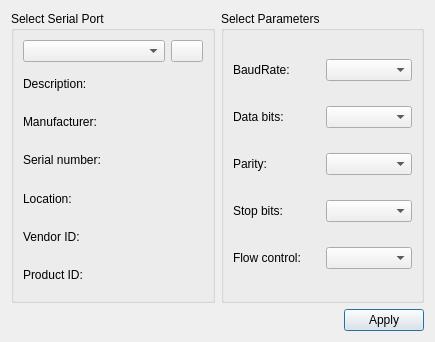
<?xml version="1.0" encoding="UTF-8"?>
<ui version="4.0">
 <class>SettingsDialog</class>
 <widget class="QDialog" name="SettingsDialog">
  <property name="geometry">
   <rect>
    <x>0</x>
    <y>0</y>
    <width>435</width>
    <height>342</height>
   </rect>
  </property>
  <property name="windowTitle">
   <string>Settings</string>
  </property>
  <layout class="QGridLayout" name="gridLayout_3">
   <item row="1" column="0" colspan="2">
    <layout class="QHBoxLayout" name="horizontalLayout">
     <item>
      <spacer name="horizontalSpacer">
       <property name="orientation">
        <enum>Qt::Horizontal</enum>
       </property>
       <property name="sizeHint" stdset="0">
        <size>
         <width>96</width>
         <height>20</height>
        </size>
       </property>
      </spacer>
     </item>
     <item>
      <widget class="QPushButton" name="applyButton">
       <property name="text">
        <string>Apply</string>
       </property>
      </widget>
     </item>
    </layout>
   </item>
   <item row="0" column="1">
    <widget class="QGroupBox" name="parametersBox">
     <property name="title">
      <string>Select Parameters</string>
     </property>
     <layout class="QGridLayout" name="gridLayout_2">
      <item row="5" column="1">
       <widget class="QComboBox" name="flowControlBox"/>
      </item>
      <item row="5" column="0">
       <widget class="QLabel" name="flowControlLabel">
        <property name="text">
         <string>Flow control:</string>
        </property>
       </widget>
      </item>
      <item row="0" column="0">
       <widget class="QLabel" name="baudRateLabel">
        <property name="text">
         <string>BaudRate:</string>
        </property>
       </widget>
      </item>
      <item row="3" column="0">
       <widget class="QLabel" name="parityLabel">
        <property name="text">
         <string>Parity:</string>
        </property>
       </widget>
      </item>
      <item row="2" column="0">
       <widget class="QLabel" name="dataBitsLabel">
        <property name="text">
         <string>Data bits:</string>
        </property>
       </widget>
      </item>
      <item row="4" column="1">
       <widget class="QComboBox" name="stopBitsBox"/>
      </item>
      <item row="2" column="1">
       <widget class="QComboBox" name="dataBitsBox"/>
      </item>
      <item row="4" column="0">
       <widget class="QLabel" name="stopBitsLabel">
        <property name="text">
         <string>Stop bits:</string>
        </property>
       </widget>
      </item>
      <item row="3" column="1">
       <widget class="QComboBox" name="parityBox"/>
      </item>
      <item row="0" column="1">
       <widget class="QComboBox" name="baudRateBox"/>
      </item>
     </layout>
    </widget>
   </item>
   <item row="0" column="0">
    <widget class="QGroupBox" name="selectBox">
     <property name="title">
      <string>Select Serial Port</string>
     </property>
     <layout class="QGridLayout" name="gridLayout">
      <item row="2" column="0">
       <widget class="QLabel" name="descriptionLabel">
        <property name="text">
         <string>Description:</string>
        </property>
       </widget>
      </item>
      <item row="6" column="0">
       <widget class="QLabel" name="vidLabel">
        <property name="text">
         <string>Vendor ID:</string>
        </property>
       </widget>
      </item>
      <item row="3" column="0">
       <widget class="QLabel" name="manufacturerLabel">
        <property name="text">
         <string>Manufacturer:</string>
        </property>
       </widget>
      </item>
      <item row="0" column="1">
       <widget class="QPushButton" name="refreshButton">
        <property name="sizePolicy">
         <sizepolicy hsizetype="Minimum" vsizetype="Fixed">
          <horstretch>0</horstretch>
          <verstretch>0</verstretch>
         </sizepolicy>
        </property>
        <property name="minimumSize">
         <size>
          <width>0</width>
          <height>0</height>
         </size>
        </property>
        <property name="maximumSize">
         <size>
          <width>32</width>
          <height>16777215</height>
         </size>
        </property>
        <property name="text">
         <string/>
        </property>
        <property name="icon">
         <iconset>
          <normaloff>images/refresh.png</normaloff>images/refresh.png</iconset>
        </property>
       </widget>
      </item>
      <item row="5" column="0">
       <widget class="QLabel" name="locationLabel">
        <property name="text">
         <string>Location:</string>
        </property>
       </widget>
      </item>
      <item row="7" column="0">
       <widget class="QLabel" name="pidLabel">
        <property name="text">
         <string>Product ID:</string>
        </property>
       </widget>
      </item>
      <item row="4" column="0">
       <widget class="QLabel" name="serialNumberLabel">
        <property name="text">
         <string>Serial number:</string>
        </property>
       </widget>
      </item>
      <item row="0" column="0">
       <widget class="QComboBox" name="serialPortInfoListBox"/>
      </item>
     </layout>
    </widget>
   </item>
  </layout>
 </widget>
 <resources/>
 <connections/>
</ui>
